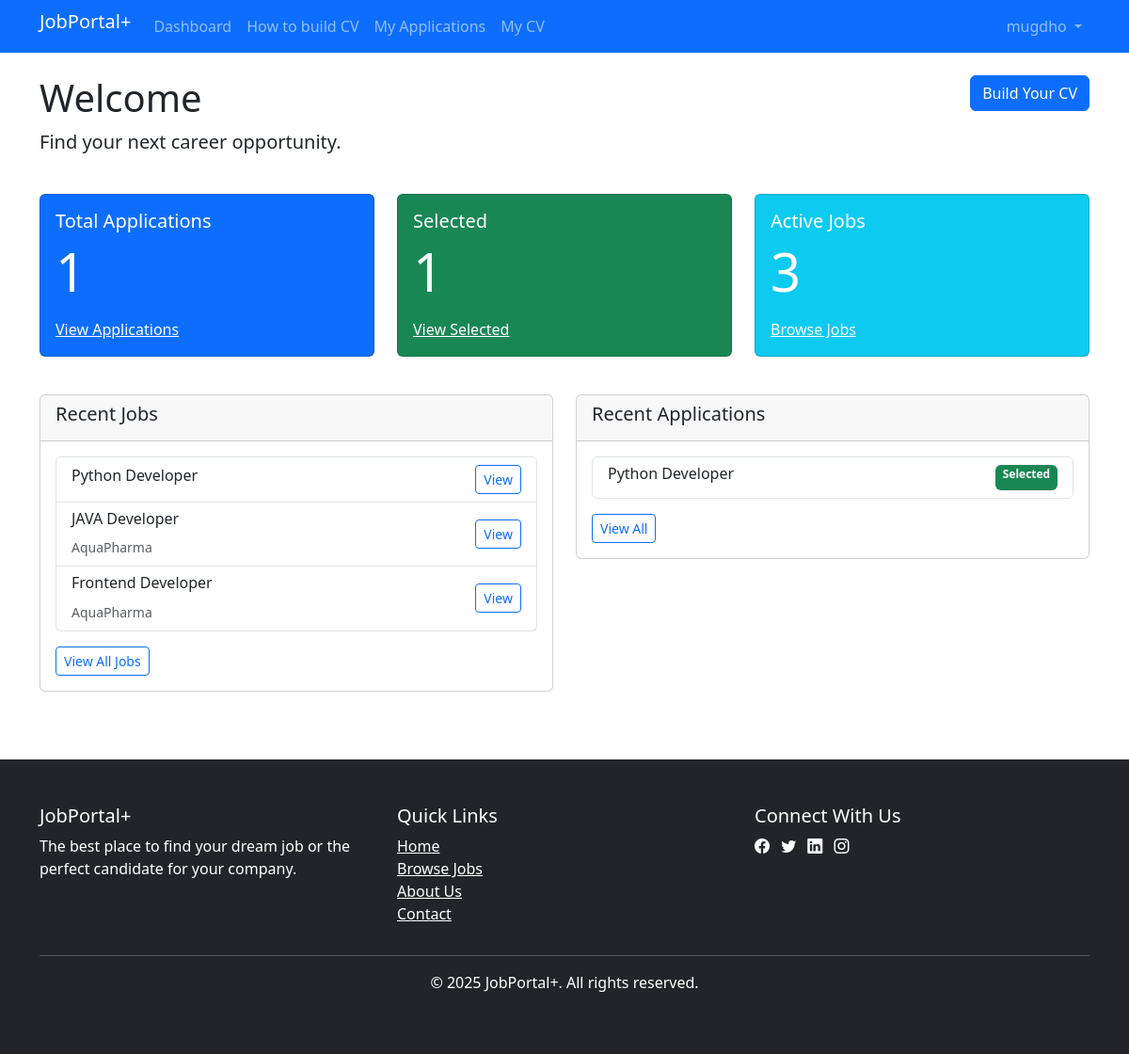
Page /employee/dashboard.php (signed in) on the committed database.
### tables this page shows
CREATE TABLE `jobs` (
  `id` int(11) NOT NULL,
  `employer_id` int(11) NOT NULL,
  `company_name` varchar(100) NOT NULL,
  `title` varchar(100) NOT NULL,
  `description` text NOT NULL,
  `requirements` text NOT NULL,
  `location` varchar(100) NOT NULL,
  `salary` varchar(50) DEFAULT NULL,
  `type` enum('Full-time','Part-time','Contract','Internship') NOT NULL,
  `category` varchar(50) NOT NULL,
  `posted_at` timestamp NOT NULL DEFAULT current_timestamp(),
  `deadline` date DEFAULT NULL,
  `is_active` tinyint(1) DEFAULT 1
);

CREATE TABLE `employer_profiles` (
  `id` int(11) NOT NULL,
  `user_id` int(11) NOT NULL,
  `company_name` varchar(100) NOT NULL,
  `company_description` text DEFAULT NULL,
  `company_website` varchar(255) DEFAULT NULL,
  `contact_person` varchar(100) DEFAULT NULL,
  `contact_phone` varchar(20) DEFAULT NULL
);

CREATE TABLE `applications` (
  `id` int(11) NOT NULL,
  `job_id` int(11) NOT NULL,
  `employee_id` int(11) NOT NULL,
  `cv_path` varchar(255) DEFAULT NULL,
  `generated_cv_data` text DEFAULT NULL,
  `cover_letter` text DEFAULT NULL,
  `applied_at` timestamp NOT NULL DEFAULT current_timestamp(),
  `status` enum('pending','reviewed','selected','rejected') DEFAULT 'pending'
);

### employee/dashboard.php (the view, shortened to what this page needs)
<?php
require_once '../db.php';
include '../header.php';
$employee_id = $_SESSION['user_id'];
$applications_count = mysqli_fetch_row(mysqli_query($conn,
    "SELECT COUNT(*) FROM applications WHERE employee_id = $employee_id"))[0];
$selected_count = mysqli_fetch_row(mysqli_query($conn,
    "SELECT COUNT(*) FROM applications WHERE employee_id = $employee_id AND status = 'selected'"))[0];
$active_jobs_count = mysqli_fetch_row(mysqli_query($conn,
    "SELECT COUNT(*) FROM jobs WHERE is_active = 1 AND (deadline IS NULL OR deadline >= CURDATE())"))[0];
$profile = mysqli_fetch_assoc(mysqli_query($conn,
    "SELECT * FROM employee_profiles WHERE user_id = $employee_id"));
$recent_jobs = mysqli_query($conn,
    "SELECT j.*, ep.company_name
     FROM jobs j
     JOIN employer_profiles ep ON j.employer_id = ep.user_id
     WHERE j.is_active = 1 AND (j.deadline IS NULL OR j.deadline >= CURDATE())
     ORDER BY j.posted_at DESC LIMIT 5");
$recent_apps = mysqli_query($conn,
    "SELECT a.*, j.title, ep.company_name
     FROM applications a
     JOIN jobs j ON a.job_id = j.id
     JOIN employer_profiles ep ON j.employer_id = ep.user_id
     WHERE a.employee_id = $employee_id
     ORDER BY a.applied_at DESC LIMIT 5");
?>
    <div class="row mb-4">
            <div class="col-md-8">
                <h1>Welcome <?= htmlspecialchars($profile['first_name'] ?? 'Employee') ?></h1>
                <p class="lead">Find your next career opportunity.</p>
            </div>
            <div class="col-md-4 text-end">
                <a href="/job-portal2/employee/build_cv.html" class="btn btn-primary">Build Your CV</a>
            </div>
        </div>
        <div class="row mb-4">
            <div class="col-md-4">
                <div class="card text-white bg-primary mb-3">
                    <div class="card-body">
                        <h5 class="card-title">Total Applications</h5>
                        <p class="card-text display-4"><?= $applications_count ?></p>
                        <a href="./applications.php" class="text-white">View Applications</a>
                    </div>
                </div>
            </div>
            <div class="col-md-4">
                <div class="card text-white bg-success mb-3">
                    <div class="card-body">
                        <h5 class="card-title">Selected</h5>
                        <p class="card-text display-4"><?= $selected_count ?></p>
                        <a href="./applications.php?filter=selected" class="text-white">View Selected</a>
                    </div>
                </div>
            </div>
            <div class="col-md-4">
                <div class="card text-white bg-info mb-3">
                    <div class="card-body">
                        <h5 class="card-title">Active Jobs</h5>
                        <p class="card-text display-4"><?= $active_jobs_count ?></p>
                        <a href="jobs.php" class="text-white">Browse Jobs</a>
                    </div>
                </div>
            </div>
        </div>
        <div class="row">
            <div class="col-md-6">
                <div class="card mb-4">
                    <div class="card-header">
                        <h5>Recent Jobs</h5>
                    </div>
                    <div class="card-body">
                        <ul class="list-group">
                            <?php while ($job = mysqli_fetch_assoc($recent_jobs)): ?>
                                <li class="list-group-item d-flex justify-content-between align-items-center">
                                    <div>
                                        <h6><?= htmlspecialchars($job['title']) ?></h6>
                                        <small class="text-muted"><?= htmlspecialchars($job['company_name']) ?></small>
                                    </div>
                                    <a href="view_job.php?id=<?= $job['id'] ?>" class="btn btn-sm btn-outline-primary">View</a>
                                </li>
                            <?php endwhile; ?>
                        </ul>
                        <a href="jobs.php" class="btn btn-sm btn-outline-primary mt-3">View All Jobs</a>
                    </div>
                </div>
            </div>
            <div class="col-md-6">
                <div class="card">
                    <div class="card-header">
                        <h5>Recent Applications</h5>
                    </div>
                    <div class="card-body">
                        <ul class="list-group">
                            <?php while ($app = mysqli_fetch_assoc($recent_apps)): ?>
                                <li class="list-group-item">
                                    <div class="d-flex justify-content-between">
                                        <div>
                                            <h6><?= htmlspecialchars($app['title']) ?></h6>
                                        </div>
                                        <span class="badge bg-<?=
                                            $app['status'] == 'selected' ? 'success' :
                                            ($app['status'] == 'rejected' ? 'danger' : 'warning')
                                        ?>">
                                            <?= ucfirst($app['status']) ?>
                                        </span>
                                    </div>
                                </li>
                            <?php endwhile; ?>
                        </ul>
                        <a href="./applications.php" class="btn btn-sm btn-outline-primary mt-3">View All</a>
                    </div>
                </div>
            </div>
        </div>
    </div>
    <?php include '../footer.php'; ?>
</body>
</html>

### rows in the picture
jobs: title "Python Developer"
jobs: title "JAVA Developer", employer_profiles.company_name "AquaPharma"
jobs: title "Frontend Developer", employer_profiles.company_name "AquaPharma"
applications: job.title "Python Developer", status "Selected"

### other values in the picture
$_SESSION['username'] "mugdho"
$applications_count "1"
$selected_count "1"
$active_jobs_count "3"
